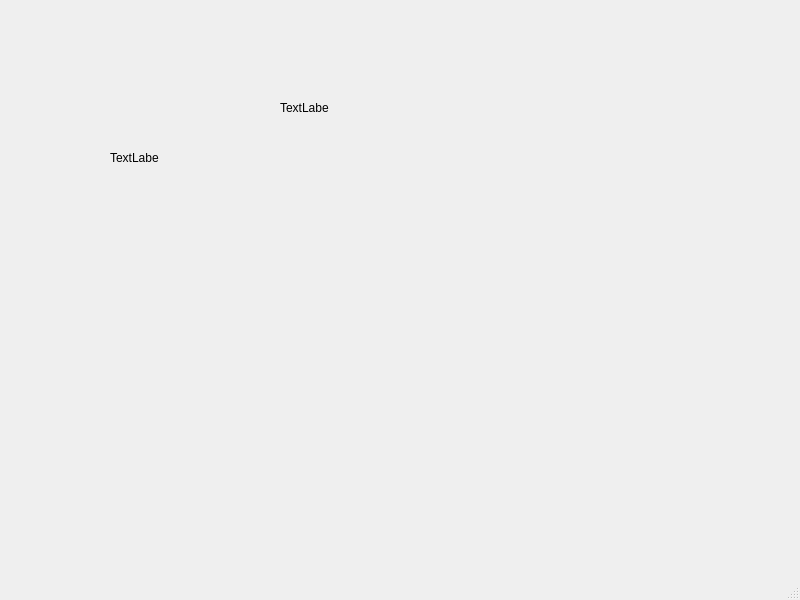
<?xml version="1.0" encoding="UTF-8"?>
<ui version="4.0">
 <class>MainWindow</class>
 <widget class="QMainWindow" name="MainWindow">
  <property name="geometry">
   <rect>
    <x>0</x>
    <y>0</y>
    <width>800</width>
    <height>600</height>
   </rect>
  </property>
  <property name="windowTitle">
   <string>MainWindow</string>
  </property>
  <widget class="QWidget" name="centralwidget">
   <widget class="QLabel" name="labelWelcome">
    <property name="geometry">
     <rect>
      <x>110</x>
      <y>30</y>
      <width>161</width>
      <height>21</height>
     </rect>
    </property>
    <property name="text">
     <string/>
    </property>
   </widget>
   <widget class="QLabel" name="labelShowTrips">
    <property name="geometry">
     <rect>
      <x>290</x>
      <y>240</y>
      <width>121</width>
      <height>151</height>
     </rect>
    </property>
    <property name="mouseTracking">
     <bool>true</bool>
    </property>
    <property name="text">
     <string/>
    </property>
   </widget>
   <widget class="QLabel" name="labelShowUserInfo">
    <property name="geometry">
     <rect>
      <x>70</x>
      <y>280</y>
      <width>121</width>
      <height>101</height>
     </rect>
    </property>
    <property name="mouseTracking">
     <bool>true</bool>
    </property>
    <property name="text">
     <string/>
    </property>
   </widget>
   <widget class="QLabel" name="labelAddTrip">
    <property name="geometry">
     <rect>
      <x>280</x>
      <y>100</y>
      <width>49</width>
      <height>16</height>
     </rect>
    </property>
    <property name="mouseTracking">
     <bool>true</bool>
    </property>
    <property name="text">
     <string>TextLabel</string>
    </property>
   </widget>
   <widget class="QLabel" name="labelLogOut">
    <property name="geometry">
     <rect>
      <x>110</x>
      <y>150</y>
      <width>49</width>
      <height>16</height>
     </rect>
    </property>
    <property name="mouseTracking">
     <bool>true</bool>
    </property>
    <property name="text">
     <string>TextLabel</string>
    </property>
   </widget>
  </widget>
  <widget class="QMenuBar" name="menubar">
   <property name="geometry">
    <rect>
     <x>0</x>
     <y>0</y>
     <width>800</width>
     <height>17</height>
    </rect>
   </property>
  </widget>
  <widget class="QStatusBar" name="statusbar"/>
 </widget>
 <resources/>
 <connections/>
</ui>
